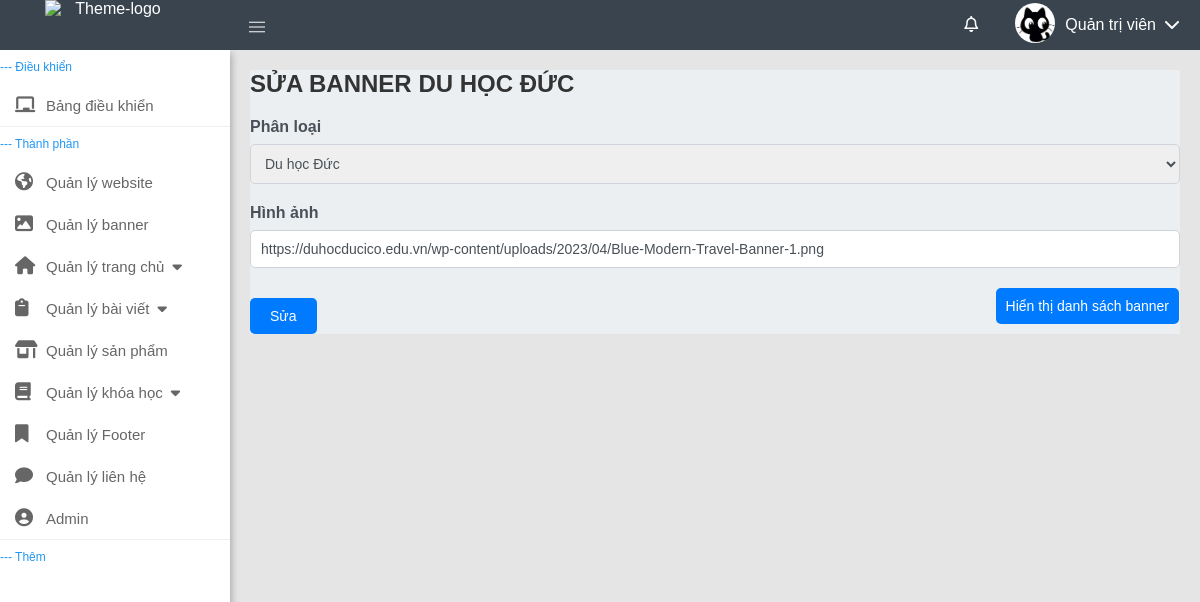
The page /Admin/index.php?task=suabaner&bn=dhduc&idsua=3 (signed in) on the database its author committed.
### tables this page shows
CREATE TABLE `ql_dangnhap` (
  `id` int(11) NOT NULL,
  `use` varchar(50) NOT NULL,
  `pass` varchar(30) NOT NULL,
  `tgbd` varchar(255) NOT NULL,
  `tthai` varchar(255) NOT NULL,
  `tgdn` int(11) NOT NULL,
  `level` int(11) NOT NULL,
  `hdcuoi` varchar(255) NOT NULL,
  `hide` varchar(255) NOT NULL,
  `tenhh` varchar(255) NOT NULL,
  `img` longtext NOT NULL,
  `pquyen` varchar(255) NOT NULL
);

CREATE TABLE `ql_baner` (
  `baner` longtext NOT NULL,
  `pl` varchar(200) NOT NULL,
  `id` int(11) NOT NULL,
  `note` varchar(255) NOT NULL
);

### Admin/views/view.php (called while the page is built, shortened)
<?php
class View{
    public function suabaner(){
        include_once 'templates/qlbn.php';
    }
}
?>

### Admin/controllers/controller.php (called while the page is built, shortened)
<?php
require_once "models/model.php";
require_once "views/view.php";
class Controller
{
	var $model, $view, $useLogin, $uploadfile;
	function __construct()
	{
		$this->view = new View();
	}
	public function suabaner()
	{
		$this->view->suabaner();
	}
}
?>

### Admin/models/model.php (called while the page is built, shortened)
<?php
class Model
{
    public $conn;
    public function __construct()
    {
        $this->conn = mysqli_connect('localhost', 'root', '', 'ico_web_final', 4306);
    }
    public function getDatabanerid($id)
    {
        $sql = "SELECT * FROM `ql_baner` WHERE `id` = $id";
        return mysqli_query($this->conn, $sql);
    }
    public function getDatause($use)
    {
        $sql = "SELECT * FROM `ql_dangnhap` where `use`='$use'";
        return mysqli_query($this->conn, $sql);
    }
}
?>

### Admin/templates/qlbn.php (the view, shortened to what this page needs)
<?php
require_once "templates/header.php";
?>
<body>
    <?php
    require_once "model/head.php";
    ?>
    <div class="layout">
        <?php
        require_once "model/navbar.php";
        ?>
        <main class="content">
            <?php
            $getct = isset($_GET['bn']) ? $_GET['bn'] : "";
            if ($getct == "dhduc") {
                $ct = " du học Đức";
            } elseif ($getct == "xkldnhat") {
                $ct = " giới thiệu xuất khẩu lao động";
            } elseif ($getct == "dhuc") {
                $ct = " du học Úc";
            } elseif ($getct == "dhdl") {
                $ct = " du học Đài Loan";
            } elseif ($getct == "dhnb") {
                $ct = " du học Nhật Bản";
            } elseif ($getct == "dhhq") {
                $ct = " du học Hàn Quốc";
            } elseif ($getct == "contact") {
                $ct = " Trang liên hệ";
            } else
                $ct = "";
            ?>
            <div class="admin-dashboard">
                <h2 class="text-center mb-4">Sửa banner <?php echo $ct ?></h2>
                <form action="" method="post">
                    <?php
                    require_once 'models/model.php';
                    $model = new Model();
                    $getid = $_GET['idsua'];
                    $result = mysqli_fetch_assoc($model->getDatabanerid($getid));
                    ?>
                    <div class="mb-3">
                        <label for="title" class="form-label">Phân loại</label>
                        <select name="pl" class="form-control">
                            <option value="dhduc" <?php if ($getct == "dhduc")
                                echo "selected"; ?>>Du học Đức</option>
                        </select>
                    </div>
                    <div class="mb-3">
                        <label for="image" class="form-label">Hình ảnh</label>
                        <input type="text" class="form-control" name="baner" id="image"
                            value="<?php echo $result['baner'] ?>">
                    </div>
                    <div class="d-flex justify-content-end btnnn">
                        <button type="submit" name="editbaner" class="btn btn-primary">Sửa</button>
                        <a href="index.php?task=qlbaner" class="btn btn-primary ht">Hiển thị danh
                            sách banner</a>
                    </div>
                </form>
            </div>
        </main>
    </div>
</body>
</html>

### Admin/model/head.php (shortened to what this page needs)
<header class="header">
        <a href="../Ico_Web" target="_blank" class="logo"><img class="img-fluid able-logo" src="https://lh3.googleusercontent.com/pw/AP1GczOP6fUst1ZQrf3L-XPUmJIZFw_g5dPuuZnfLEswWuls0vOg6gFjxTMD_FHuQsWAVxqlHr2_xMPJDmmKoF9HO45CKdoikdvBtjrasDWEdCV4QxYDfmrW4p3vEFAzYeEyctCW67Ij51HppMzHLcKVny_PFg=w1355-h590-s-no-gm?authuser=1"
                alt="Theme-logo"></a>
        <div class="navbar">
            <a href="#!" class="sidebar-toggle"> <span class="material-symbols-outlined">
                </span></a>
            <div class="navbar-custom">
                <ul class="item-nav">
                    <li class="dropdown"><a href="#!" class="dropdown-toggle dropdown-js"><i
                                class="fa-regular fa-bell"></i>
                        </a>
                    </li>
                    <?php
                    require_once "models/model.php";
                    $model = new Model();
                    $row = mysqli_fetch_assoc($model->getDatause($_SESSION['use'])); ?>
                    <li class="dropdown"><a href="#!" class="dropdown-toggle2 dropdown-js">
                            <div><img src="assets/profile/<?php if(!empty($row['img']))echo $row['img'];else echo "unknown.webp" ?>" width="40px" height="40px" style="border-radius: 50%;">
                            </div>
                            <div>
                                 <span><?php
                                    echo $row['tenhh'];
                                    ?></span><i class="fa-solid fa-chevron-down"></i></div></i>
                        </a>
                    </li>
                </ul>
            </div>
        </div>
    </header>

### Admin/assets/css/qlnavbar.css (style rules this page uses)
h2.text-center { font-size: 24px; color: #333; margin-bottom: 20px; text-transform: uppercase; }
.form-label { font-weight: bold; color: #495057; margin-bottom: 8px; display: block; }
.form-control { border: 1px solid #ced4da; border-radius: 5px; padding: 10px; font-size: 14px; color: #495057; width: 100%; transition: border-color 0.3s; }
button { padding: 10px 20px; font-size: 14px; border: none; border-radius: 5px; cursor: pointer; transition: background-color 0.3s; }
.btn-primary { background-color: #007bff; color: white; padding: 10px 20px; font-size: 14px; border: none; border-radius: 5px; cursor: pointer; transition: background-color 0.3s; }
.mb-3 { margin-bottom: 20px; }
body { font-family: Arial, sans-serif; }
button { margin-top: 10px; padding: 8px 12px; cursor: pointer; }

### Admin/assets/css/style.css (style rules this page uses)
ul, li { list-style-type: none; }
* { padding: 0; margin: 0; box-sizing: border-box; word-break: break-word; }
a { text-decoration: none; color: #fff; }
body { margin: 0; font-family: Arial, sans-serif; display: flex; flex-direction: column; height: 100vh; color: #373a3c; }
.header { display: flex; background-color: #39444E; color: white; z-index: 1000; max-height: 50px; height: 50px; }
.navbar { color: white; height: 100%; flex: 1; display: flex; justify-content: space-between; }
.navbar .navbar-custom .item-nav { display: flex; justify-content: space-between; min-width: 150px; height: 100%; margin: 0 10px; align-items: center; }
.logo { display: block; width: 230px; text-align: center; overflow: hidden; }
.able-logo { display: inline-block; margin-right: 10px; width: 130px; }
.material-symbols-outlined { font-variation-settings: 'FILL' 0, 'wght' 200, 'GRAD' 0, 'opsz' 24; color: white; display: inline-block; height: 20px; padding: 15px; align-items: center; }
.fa-bell { font-size: 16px; }
.sidebar-toggle { height: 50px; align-items: center; }
.header .dropdown { position: relative; }
.header .dropdown .dropdown-toggle2 { display: flex; align-items: center; margin: auto 10px; }
.header .dropdown .dropdown-toggle2 div:last-child span { margin-right: 8px; line-height: 50px; }
.header .dropdown .dropdown-toggle2 img { margin: auto 10px; }
.item-nav .dropdown-toggle { line-height: 50px; padding: 17px; }
.layout { display: flex; flex: 1; height: 100%; }
.content { flex: 1; padding: 20px; background-color: #E5E5E5; height: calc(100vh - 50px); }
.admin-dashboard { background: #EBEFF2; }
.justify-content-end .ht { position: absolute; display: block; width: fit-content; right: 0; }
.btnnn { display: flex; }
.btnnn .ht { right: 21px; padding: 10px; }

### rows shown on the page
ql_dangnhap: img (picture), tenhh "Quản trị viên"
ql_baner: baner "https://duhocducico.edu.vn/wp-content/uploads/2023/04/Blue-Modern-Travel-Banner-1.png"

### other values the page prints
$ct "DU HỌC ĐỨC"
